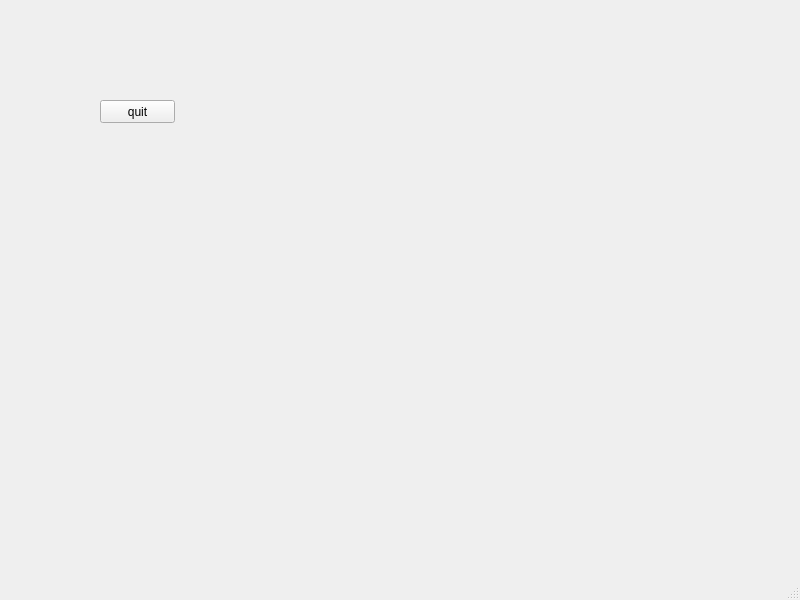
<?xml version="1.0" encoding="UTF-8"?>
<ui version="4.0">
 <class>MainWindow</class>
 <widget class="QMainWindow" name="MainWindow">
  <property name="geometry">
   <rect>
    <x>0</x>
    <y>0</y>
    <width>800</width>
    <height>600</height>
   </rect>
  </property>
  <property name="windowTitle">
   <string>MainWindow</string>
  </property>
  <widget class="QWidget" name="centralwidget">
   <widget class="QPushButton" name="QUITButton">
    <property name="geometry">
     <rect>
      <x>100</x>
      <y>100</y>
      <width>75</width>
      <height>23</height>
     </rect>
    </property>
    <property name="text">
     <string>quit</string>
    </property>
   </widget>
  </widget>
  <widget class="QMenuBar" name="menubar">
   <property name="geometry">
    <rect>
     <x>0</x>
     <y>0</y>
     <width>800</width>
     <height>21</height>
    </rect>
   </property>
  </widget>
  <widget class="QStatusBar" name="statusbar"/>
 </widget>
 <resources/>
 <connections/>
</ui>
